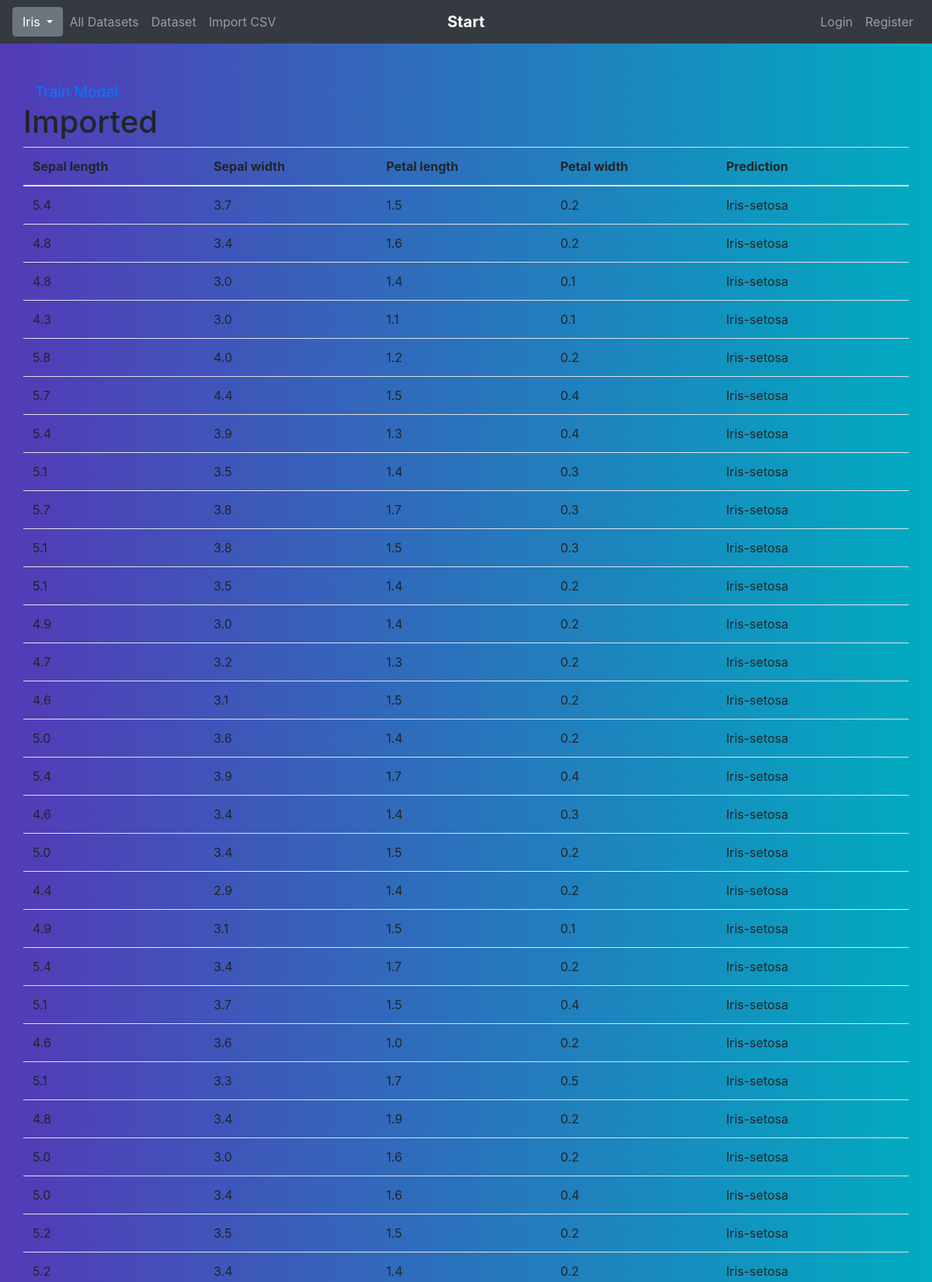
/iris_imported/ (upper part), run on the app's committed database.
### predict/models.py (models this page shows, shortened)
class IrisImportExport(models.Model):
    class Meta:
        verbose_name_plural = "Iris Imported from CSV "
    id = models.AutoField(primary_key=True)
    sepal_length = models.FloatField()
    sepal_width = models.FloatField()
    petal_length = models.FloatField()
    petal_width = models.FloatField()
    classification = models.CharField(max_length=30)

### predict/views.py (the view)
# urls.py: path('iris_imported/', views.iris_imported, name="iris_imported"),
def iris_imported(request):
    data = {"dataset": IrisImportExport.objects.all()}
    return render(request, "iris_imported.html", data)

### templates/iris_imported.html
{% extends "base.html" %}
{% block main %}
    <div class="container pt-5">
    <div class="">
        <a href="/iris_train_model"><span style="font-size: larger">Train Model</span></a>
    </div>
        <div class="row">
        <h1>Imported</h1>
            <table class="table">
                <thead>
                <tr>
                <th scope="col">Sepal length</th>
                <th scope="col">Sepal width</th>
                <th scope="col">Petal length</th>
                <th scope="col">Petal width</th>
                <th scope="col">Prediction</th>
                </tr>
                </thead>
                <tbody>
                {% for data in dataset %}
                    <tr>
                    <td>{{ data.sepal_length }}</td>
                    <td>{{ data.sepal_width }}</td>
                    <td>{{ data.petal_length }}</td>
                    <td>{{ data.petal_width }}</td>
                    <td>{{ data.classification }}</td>
                    </tr>
                {% endfor %}
                </tbody>
            </table>
        </div>
    </div>
{% endblock %}

### templates/base.html (style rules this page uses)
body { background: rgba(84,58,183,1); background: -webkit-linear-gradient(to right, rgba(84,58,183,1), rgba(0,172,193,1)); background: linear-gradient(to right, rgba(84,58,183,1), rgba(0,172,193,1)); }
a:hover, a:active, a:link, a:visited { background-color: transparent; }

### data on the page
IrisImportExport: sepal_length "5.4", sepal_width "3.7", petal_length "1.5", petal_width "0.2", classification "Iris-setosa"
IrisImportExport: sepal_length "4.8", sepal_width "3.4", petal_length "1.6", petal_width "0.2", classification "Iris-setosa"
IrisImportExport: sepal_length "4.8", sepal_width "3.0", petal_length "1.4", petal_width "0.1", classification "Iris-setosa"
IrisImportExport: sepal_length "4.3", sepal_width "3.0", petal_length "1.1", petal_width "0.1", classification "Iris-setosa"
IrisImportExport: sepal_length "5.8", sepal_width "4.0", petal_length "1.2", petal_width "0.2", classification "Iris-setosa"
IrisImportExport: sepal_length "5.7", sepal_width "4.4", petal_length "1.5", petal_width "0.4", classification "Iris-setosa"
IrisImportExport: sepal_length "5.4", sepal_width "3.9", petal_length "1.3", petal_width "0.4", classification "Iris-setosa"
IrisImportExport: sepal_length "5.1", sepal_width "3.5", petal_length "1.4", petal_width "0.3", classification "Iris-setosa"
IrisImportExport: sepal_length "5.7", sepal_width "3.8", petal_length "1.7", petal_width "0.3", classification "Iris-setosa"
IrisImportExport: sepal_length "5.1", sepal_width "3.8", petal_length "1.5", petal_width "0.3", classification "Iris-setosa"
IrisImportExport: sepal_length "5.1", sepal_width "3.5", petal_length "1.4", petal_width "0.2", classification "Iris-setosa"
IrisImportExport: sepal_length "4.9", sepal_width "3.0", petal_length "1.4", petal_width "0.2", classification "Iris-setosa"
IrisImportExport: sepal_length "4.7", sepal_width "3.2", petal_length "1.3", petal_width "0.2", classification "Iris-setosa"
IrisImportExport: sepal_length "4.6", sepal_width "3.1", petal_length "1.5", petal_width "0.2", classification "Iris-setosa"
IrisImportExport: sepal_length "5.0", sepal_width "3.6", petal_length "1.4", petal_width "0.2", classification "Iris-setosa"
IrisImportExport: sepal_length "5.4", sepal_width "3.9", petal_length "1.7", petal_width "0.4", classification "Iris-setosa"
IrisImportExport: sepal_length "4.6", sepal_width "3.4", petal_length "1.4", petal_width "0.3", classification "Iris-setosa"
IrisImportExport: sepal_length "5.0", sepal_width "3.4", petal_length "1.5", petal_width "0.2", classification "Iris-setosa"
IrisImportExport: sepal_length "4.4", sepal_width "2.9", petal_length "1.4", petal_width "0.2", classification "Iris-setosa"
IrisImportExport: sepal_length "4.9", sepal_width "3.1", petal_length "1.5", petal_width "0.1", classification "Iris-setosa"
IrisImportExport: sepal_length "5.4", sepal_width "3.4", petal_length "1.7", petal_width "0.2", classification "Iris-setosa"
IrisImportExport: sepal_length "5.1", sepal_width "3.7", petal_length "1.5", petal_width "0.4", classification "Iris-setosa"
IrisImportExport: sepal_length "4.6", sepal_width "3.6", petal_length "1.0", petal_width "0.2", classification "Iris-setosa"
IrisImportExport: sepal_length "5.1", sepal_width "3.3", petal_length "1.7", petal_width "0.5", classification "Iris-setosa"
IrisImportExport: sepal_length "4.8", sepal_width "3.4", petal_length "1.9", petal_width "0.2", classification "Iris-setosa"
IrisImportExport: sepal_length "5.0", sepal_width "3.0", petal_length "1.6", petal_width "0.2", classification "Iris-setosa"
IrisImportExport: sepal_length "5.0", sepal_width "3.4", petal_length "1.6", petal_width "0.4", classification "Iris-setosa"
IrisImportExport: sepal_length "5.2", sepal_width "3.5", petal_length "1.5", petal_width "0.2", classification "Iris-setosa"
IrisImportExport: sepal_length "5.2", sepal_width "3.4", petal_length "1.4", petal_width "0.2", classification "Iris-setosa"
